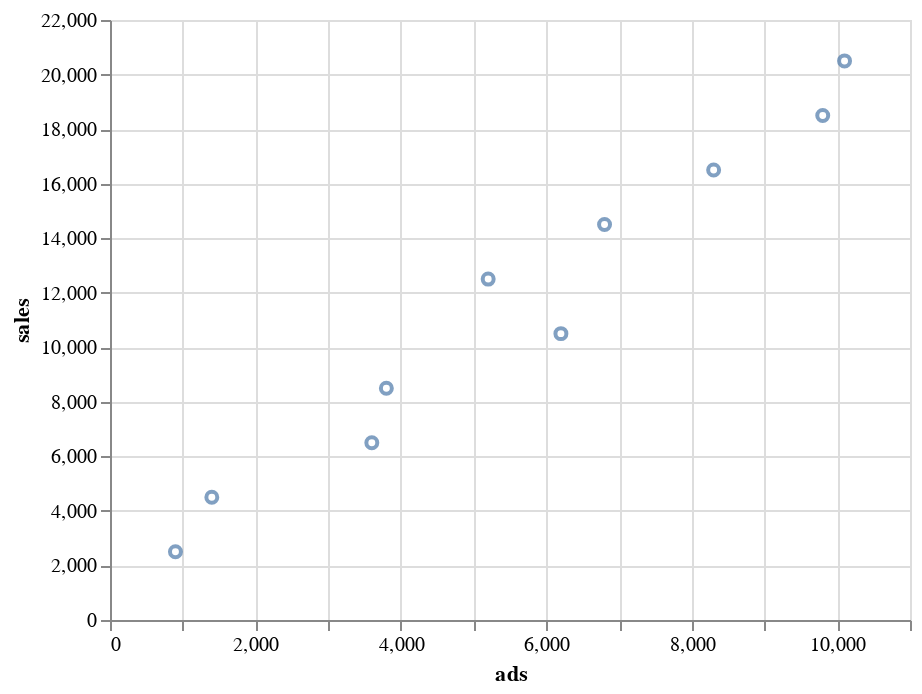

Here is the notebook cell this chart was saved with:
### Markdown cell above
## Analysis

### Code cell
alt.Chart(df).mark_point().encode(
    x='ads',
    y='sales',
    tooltip= ['ads', 'sales']
).interactive()

### Figure 1 — Vega-Lite specification as saved in the notebook (floating-point values rounded to 4 significant figures)
{"config": {"view": {"continuousWidth": 400, "continuousHeight": 300}}, "data": {"name": "data-dd4754ec408985cf02d07ef4475226d0"}, "mark": "point", "encoding": {"tooltip": [{"field": "ads", "type": "quantitative"}, {"field": "sales", "type": "quantitative"}], "x": {"field": "ads", "type": "quantitative"}, "y": {"field": "sales", "type": "quantitative"}}, "selection": {"selector001": {"type": "interval", "bind": "scales", "encodings": ["x", "y"]}}, "$schema": "https://vega.github.io/schema/vega-lite/v4.17.0.json", "datasets": {"data-dd4754ec408985cf02d07ef4475226d0": [{"sales": 2500, "ads": 900}, {"sales": 4500, "ads": 1400}, {"sales": 6500, "ads": 3600}, {"sales": 8500, "ads": 3800}, {"sales": 10500, "ads": 6200}, {"sales": 12500, "ads": 5200}, {"sales": 14500, "ads": 6800}, {"sales": 16500, "ads": 8300}, {"sales": 18500, "ads": 9800}, {"sales": 20500, "ads": 10100}]}}
